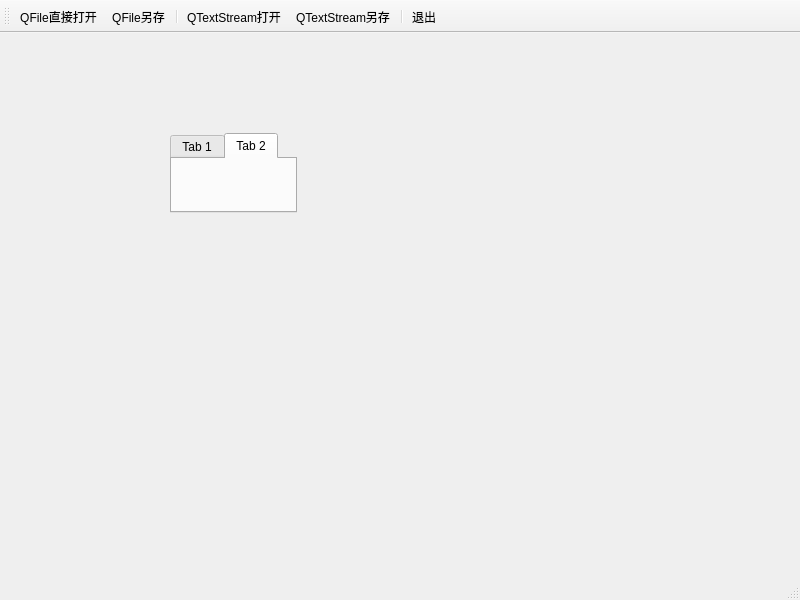
<?xml version="1.0" encoding="UTF-8"?>
<ui version="4.0">
 <class>MainWindow</class>
 <widget class="QMainWindow" name="MainWindow">
  <property name="geometry">
   <rect>
    <x>0</x>
    <y>0</y>
    <width>800</width>
    <height>600</height>
   </rect>
  </property>
  <property name="windowTitle">
   <string>MainWindow</string>
  </property>
  <widget class="QWidget" name="centralwidget">
   <widget class="QTabWidget" name="tabWidget">
    <property name="geometry">
     <rect>
      <x>170</x>
      <y>100</y>
      <width>127</width>
      <height>80</height>
     </rect>
    </property>
    <property name="currentIndex">
     <number>1</number>
    </property>
    <widget class="QWidget" name="tab">
     <attribute name="title">
      <string>Tab 1</string>
     </attribute>
    </widget>
    <widget class="QWidget" name="tab_2">
     <attribute name="title">
      <string>Tab 2</string>
     </attribute>
    </widget>
   </widget>
  </widget>
  <widget class="QStatusBar" name="statusbar"/>
  <widget class="QToolBar" name="toolBar">
   <property name="windowTitle">
    <string>toolBar</string>
   </property>
   <attribute name="toolBarArea">
    <enum>TopToolBarArea</enum>
   </attribute>
   <attribute name="toolBarBreak">
    <bool>false</bool>
   </attribute>
   <addaction name="actOpen"/>
   <addaction name="actSaveOther"/>
   <addaction name="separator"/>
   <addaction name="actStreamOpen"/>
   <addaction name="actStreamSaveOther"/>
   <addaction name="separator"/>
   <addaction name="actQuit"/>
  </widget>
  <action name="actOpen">
   <property name="text">
    <string>QFile直接打开</string>
   </property>
   <property name="menuRole">
    <enum>QAction::MenuRole::NoRole</enum>
   </property>
  </action>
  <action name="actSaveOther">
   <property name="text">
    <string>QFile另存</string>
   </property>
   <property name="menuRole">
    <enum>QAction::MenuRole::NoRole</enum>
   </property>
  </action>
  <action name="actStreamOpen">
   <property name="text">
    <string>QTextStream打开</string>
   </property>
   <property name="menuRole">
    <enum>QAction::MenuRole::NoRole</enum>
   </property>
  </action>
  <action name="actStreamSaveOther">
   <property name="text">
    <string>QTextStream另存</string>
   </property>
   <property name="menuRole">
    <enum>QAction::MenuRole::NoRole</enum>
   </property>
  </action>
  <action name="actQuit">
   <property name="text">
    <string>退出</string>
   </property>
   <property name="menuRole">
    <enum>QAction::MenuRole::NoRole</enum>
   </property>
  </action>
 </widget>
 <resources/>
 <connections>
  <connection>
   <sender>actQuit</sender>
   <signal>triggered()</signal>
   <receiver>MainWindow</receiver>
   <slot>close()</slot>
   <hints>
    <hint type="sourcelabel">
     <x>-1</x>
     <y>-1</y>
    </hint>
    <hint type="destinationlabel">
     <x>399</x>
     <y>299</y>
    </hint>
   </hints>
  </connection>
 </connections>
</ui>
